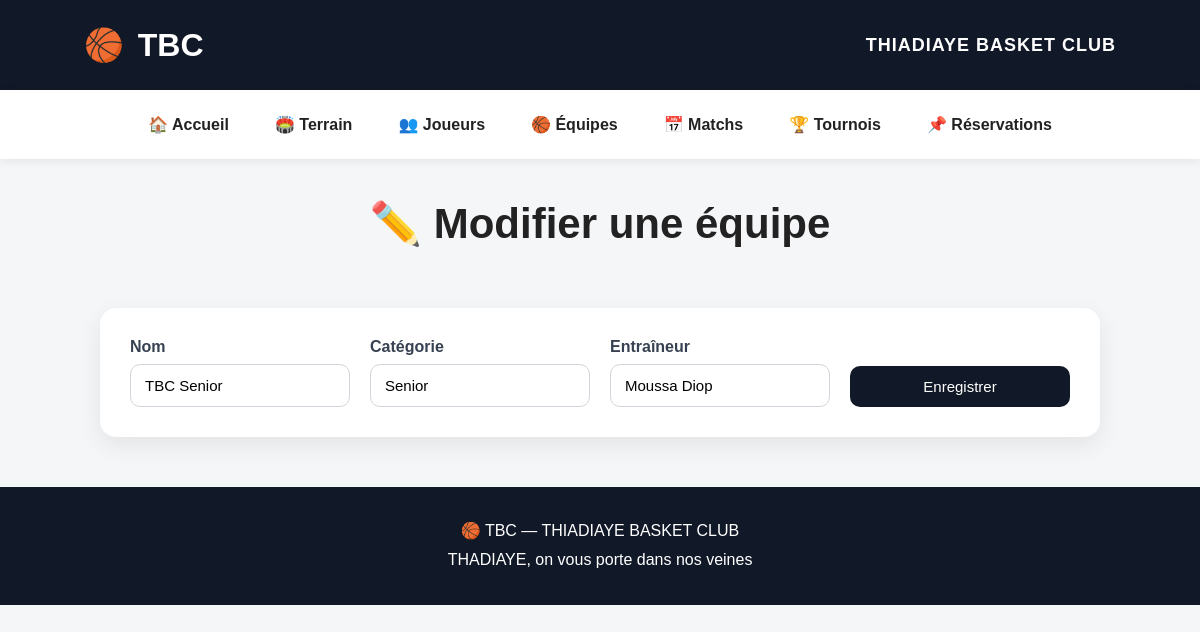
/equipes/modifier/1, run on the app's committed database.
### tables this page shows
CREATE TABLE equipes (
            id INTEGER PRIMARY KEY AUTOINCREMENT,
            nom TEXT NOT NULL,
            categorie TEXT,
            entraineur TEXT
        );

### app.py (the view, shortened to what this page needs)
@app.route("/equipes/modifier/<int:id>", methods=["GET", "POST"])
def modifier_equipe(id):
    connection = get_connection()
    equipe = connection.execute("SELECT * FROM equipes WHERE id = ?", (id,)).fetchone()
    if equipe is None:
        connection.close()
        return redirect(url_for("equipes"))
    connection.close()
    return render_template("modifier_equipe.html", equipe=equipe)

### database.py (called while the page is built)
def get_connection():
    os.makedirs(DATABASE_FOLDER, exist_ok=True)
    connection = sqlite3.connect(DATABASE_FILE)
    connection.row_factory = sqlite3.Row
    return connection

### templates/modifier_equipe.html (shortened to what this page needs)
{% extends "base.html" %}
{% block content %}
<section class="page-header">
    <h1>✏️ Modifier une équipe</h1>
</section>
<section class="info-box">
    <form method="post" class="form-grid">
        <div class="field">
            <label>Nom</label>
            <input type="text" name="nom" value="{{ equipe.nom }}" required>
        </div>
        <div class="field">
            <label>Catégorie</label>
            <input type="text" name="categorie" value="{{ equipe.categorie or '' }}">
        </div>
        <div class="field">
            <label>Entraîneur</label>
            <input type="text" name="entraineur" value="{{ equipe.entraineur or '' }}">
        </div>
        <div class="field form-submit">
            <button type="submit">Enregistrer</button>
        </div>
    </form>
</section>
{% endblock %}

### static/style.css (style rules this page uses)
* { margin: 0; padding: 0; box-sizing: border-box; }
body { font-family: Arial, Helvetica, sans-serif; background: #f4f6f8; color: #222; }
.page-header { text-align: center; padding: 40px 20px 20px; }
.page-header h1 { font-size: 42px; margin-bottom: 10px; }
.info-box, .card-panel { background: white; border-radius: 16px; box-shadow: 0 8px 25px rgba(0,0,0,0.08); padding: 30px; margin: 30px auto; max-width: 1000px; }
.form-grid { display: grid; grid-template-columns: repeat(auto-fit, minmax(220px, 1fr)); gap: 20px; align-items: end; }
.field { display: flex; flex-direction: column; gap: 8px; }
.field label { font-weight: bold; color: #374151; }
.field input, .field select, .field button { padding: 12px 14px; border: 1px solid #d1d5db; border-radius: 10px; font-size: 15px; }
.form-submit button, button { background: #111827; color: white; border: none; cursor: pointer; transition: 0.2s ease; }

### data on the page
equipes: nom "TBC Senior", categorie "Senior", entraineur "Moussa Diop"
